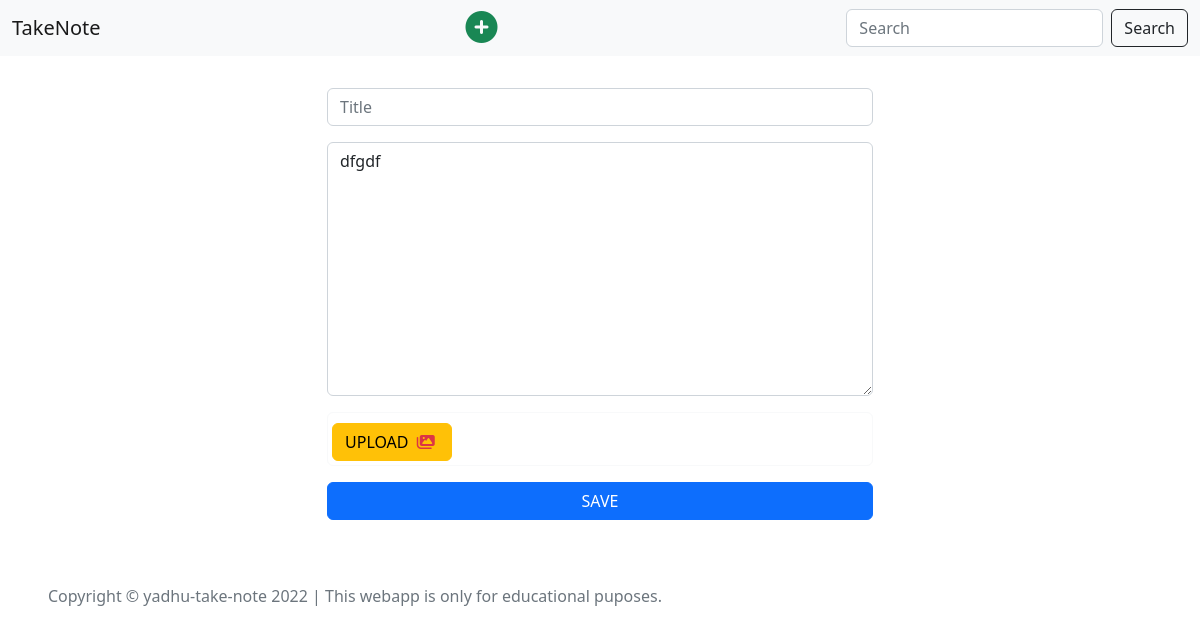
The page /note-edit/4 on the database as committed earlier.
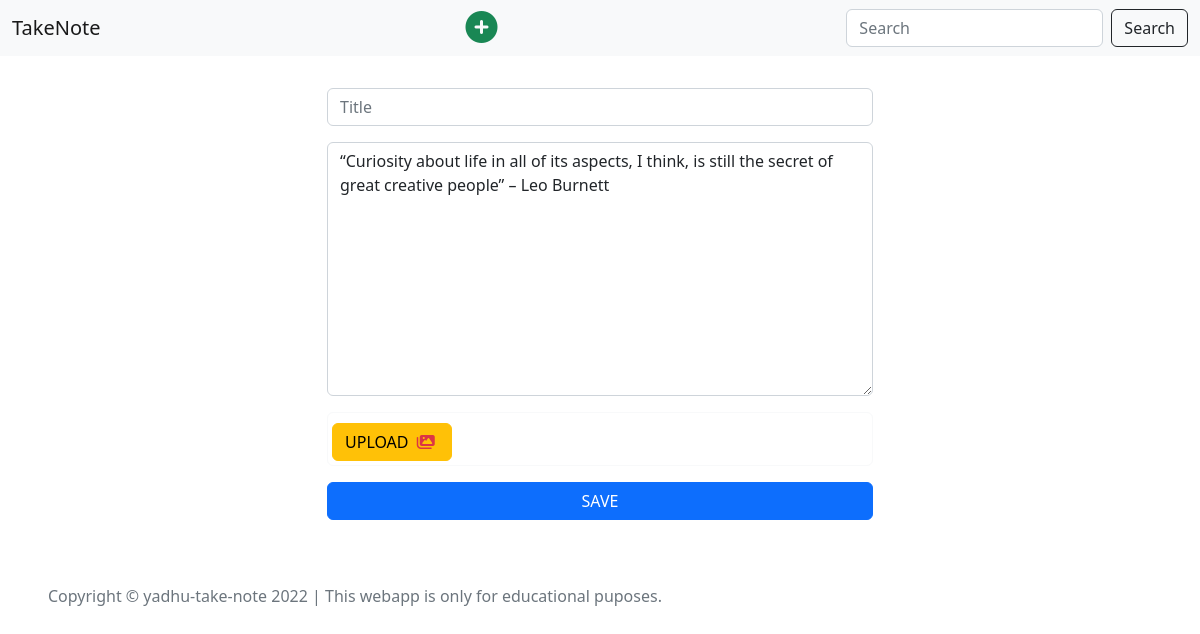
The same page on the database as committed later.
### note/models.py (models this page shows, shortened)
class Note(models.Model):
    title = models.CharField(max_length=150, null=True, blank=True)
    body = models.TextField()
    image = models.ImageField(upload_to = 'note_images', null=True, blank=True)
    created_at = models.DateTimeField(auto_now_add=True)
    updated_at = models.DateTimeField(auto_now=True)

### note/views.py (the view, shortened to what this page needs)
# urls.py: path('note-edit/<int:pk>', views.NoteEditView.as_view(), name='note-edit'),
class NoteEditView(View):
    def get(self, request, *args, **kwargs):
        id = kwargs.get('pk')
        try:
            note_instance = Note.objects.get(id = id)
            form = NoteForm(instance=note_instance)
            context = {
                'form' : form,
                'image' : note_instance.image,
                'note' : note_instance
            }
            return render(request, 'note-edit.html', context)
        except:
            return redirect('home')

### note/forms.py
class NoteForm(forms.ModelForm):
    class Meta:
        model = Note
        fields = [
            'title',
            'body',
            'image'
        ]
        widgets = {
                'title' : forms.TextInput(attrs={'class' : 'form-control my-3', 'placeholder' :'Title', "label" :"ssssss"}),
                'body' : forms.Textarea(attrs={'class' : 'form-control my-3', 'placeholder' :'Take a Note'}),
                'image' : forms.FileInput(attrs={'class' : 'form-control d-none'}),
            }

### note/templates/note-edit.html (shortened to what this page needs)
{% extends 'base.html' %}
{% load static %}
{% block content %}
<div class="container mt-3">
    <form action="" method="post" enctype="multipart/form-data">
        <div class="row">
            {% if not image %}
            <div class="col-lg-3"></div>
            {% endif %}
            <div class="col-lg-6">
                {{form}}
                {% if not image %}
                <div class="d-flex justify-content-between border border-1 border-light rounded p-1">
                    <div>
                        <label for="id_image" class="fs-3" style="display: inline-block !important;">
                            <div class="btn btn-warning">
                                UPLOAD
                                <i class="fas fa-images text-danger pointer mx-1" role="button">
                                </i>
                            </div>
                        </label>
                    </div>
                </div>
                {% endif %}
                <button type="submit" class="btn btn-primary w-100 my-3">
                    SAVE
                </button>
            </div>
            {% if image %}
            <div class="col-lg-5 ms-lg-5 my-3 d-none d-lg-block">
                {% if image %}
                <img src="{{image.url}}" class="img-fluid rounded mb-3" id="uploadPreview" alt="">
                {% endif %}
                <div class="d-flex justify-content-between border border-1 border-light rounded p-1">
                    <div>
                        <input type="file" name="image" accept="image/*" id="id_image"
                            style="opacity: 0; width: 0.1px; height: 0.1px; position: absolute;">
                        <label for="id_image" class="fs-3" style="display: inline-block !important;">
                            <div class="btn btn-warning">
                                CHANGE
                                <i class="fas fa-images text-danger pointer mx-1" role="button">
                                </i>
                            </div>
                        </label>
                    </div>
                </div>
            </div>
            {% else %}
            <div class="col-lg-3"></div>
            {% endif %}
        </div>
    </form>
</div>
{% endblock %}

Rows that differ between the two databases and show on the page:
changed Note: body "dfgdf" → "“Curiosity about life in all of its aspects, I think, is still the secret of great creative people” – Leo Burnett"
